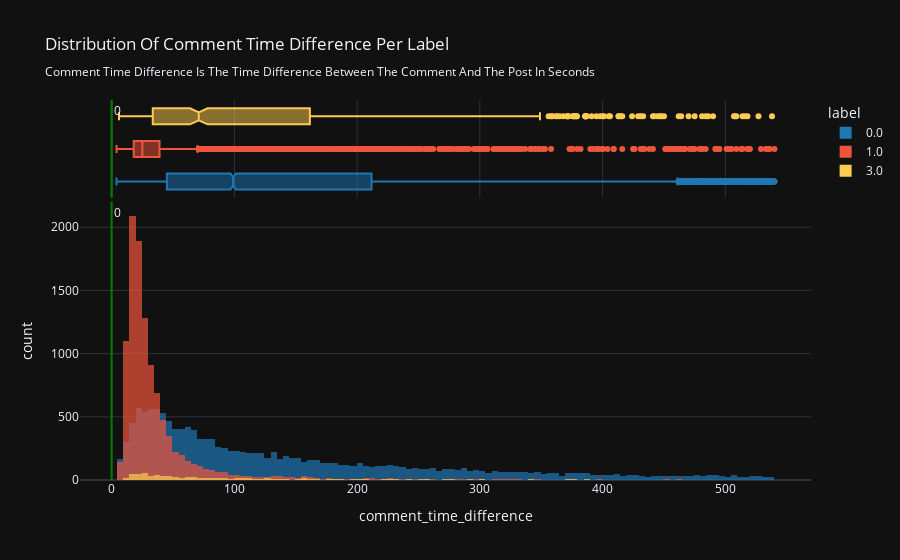

The code cell stored with this chart in its notebook:
### Code cell
# Biography length distribution
fig = px.histogram(
    df_main.query('outlier == ""'),
    x='comment_time_difference', 
    nbins=200,
    color="label",
    opacity=.7,
    marginal="box", # or violin, rug
    title=f'Distribution of Comment Time Difference per Label<br><sub>Comment time difference is the time difference between the comment and the post in seconds',
    **plotly_kwargs
    )

fig = fig.update_layout(barmode='overlay')
fig  = fig.add_vline(x=0, line_color="green", line_width=2, annotation_text="0")

# sv.save_plotly_fig(fig)
sv.save_plotly_fig(fig, 'fig')

### Figure 1 — Plotly figure (JSON) as saved in the notebook; plotly's stock layout.template omitted (floating-point values rounded to 4 significant figures; data arrays with more than 128 entries replaced by an {"elided": "..."} marker saying what was removed)
{"data": [{"alignmentgroup": "True", "bingroup": "x", "hovertemplate": "label=0.0<br>comment_time_difference=%{x}<br>count=%{y}<extra></extra>", "legendgroup": "0.0", "marker": {"color": "#1f77b4", "opacity": 0.7, "pattern": {"shape": ""}}, "name": "0.0", "nbinsx": 200, "offsetgroup": "0.0", "orientation": "v", "showlegend": true, "type": "histogram", "x": {"elided": "14903 int values"}, "xaxis": "x", "yaxis": "y"}, {"alignmentgroup": "True", "hovertemplate": "label=0.0<br>comment_time_difference=%{x}<extra></extra>", "legendgroup": "0.0", "marker": {"color": "#1f77b4"}, "name": "0.0", "notched": true, "offsetgroup": "0.0", "showlegend": false, "type": "box", "x": {"elided": "14903 int values"}, "xaxis": "x2", "yaxis": "y2"}, {"alignmentgroup": "True", "bingroup": "x", "hovertemplate": "label=1.0<br>comment_time_difference=%{x}<br>count=%{y}<extra></extra>", "legendgroup": "1.0", "marker": {"color": "#EF553B", "opacity": 0.7, "pattern": {"shape": ""}}, "name": "1.0", "nbinsx": 200, "offsetgroup": "1.0", "orientation": "v", "showlegend": true, "type": "histogram", "x": {"elided": "10744 int values"}, "xaxis": "x", "yaxis": "y"}, {"alignmentgroup": "True", "hovertemplate": "label=1.0<br>comment_time_difference=%{x}<extra></extra>", "legendgroup": "1.0", "marker": {"color": "#EF553B"}, "name": "1.0", "notched": true, "offsetgroup": "1.0", "showlegend": false, "type": "box", "x": {"elided": "10744 int values"}, "xaxis": "x2", "yaxis": "y2"}, {"alignmentgroup": "True", "bingroup": "x", "hovertemplate": "label=3.0<br>comment_time_difference=%{x}<br>count=%{y}<extra></extra>", "legendgroup": "3.0", "marker": {"color": "#FECB52", "opacity": 0.7, "pattern": {"shape": ""}}, "name": "3.0", "nbinsx": 200, "offsetgroup": "3.0", "orientation": "v", "showlegend": true, "type": "histogram", "x": {"elided": "792 int values"}, "xaxis": "x", "yaxis": "y"}, {"alignmentgroup": "True", "hovertemplate": "label=3.0<br>comment_time_difference=%{x}<extra></extra>", "legendgroup": "3.0", "marker": {"color": "#FECB52"}, "name": "3.0", "notched": true, "offsetgroup": "3.0", "showlegend": false, "type": "box", "x": {"elided": "792 int values"}, "xaxis": "x2", "yaxis": "y2"}], "layout": {"annotations": [{"showarrow": false, "text": "0", "x": 0, "xanchor": "left", "xref": "x", "y": 1, "yanchor": "top", "yref": "y domain"}, {"showarrow": false, "text": "0", "x": 0, "xanchor": "left", "xref": "x2", "y": 1, "yanchor": "top", "yref": "y2 domain"}], "barmode": "overlay", "legend": {"title": {"text": "label"}, "tracegroupgap": 0}, "shapes": [{"line": {"color": "green", "width": 2}, "type": "line", "x0": 0, "x1": 0, "xref": "x", "y0": 0, "y1": 1, "yref": "y domain"}, {"line": {"color": "green", "width": 2}, "type": "line", "x0": 0, "x1": 0, "xref": "x2", "y0": 0, "y1": 1, "yref": "y2 domain"}], "title": {"text": "Distribution Of Comment Time Difference Per Label<Br><Sub>Comment Time Difference Is The Time Difference Between The Comment And The Post In Seconds"}, "xaxis": {"anchor": "y", "domain": [0, 1], "title": {"text": "comment_time_difference"}}, "xaxis2": {"anchor": "y2", "domain": [0, 1], "matches": "x", "showgrid": true, "showticklabels": false}, "yaxis": {"anchor": "x", "domain": [0, 0.7326], "title": {"text": "count"}}, "yaxis2": {"anchor": "x2", "domain": [0.7426, 1], "matches": "y2", "showgrid": false, "showline": false, "showticklabels": false, "ticks": ""}}}
